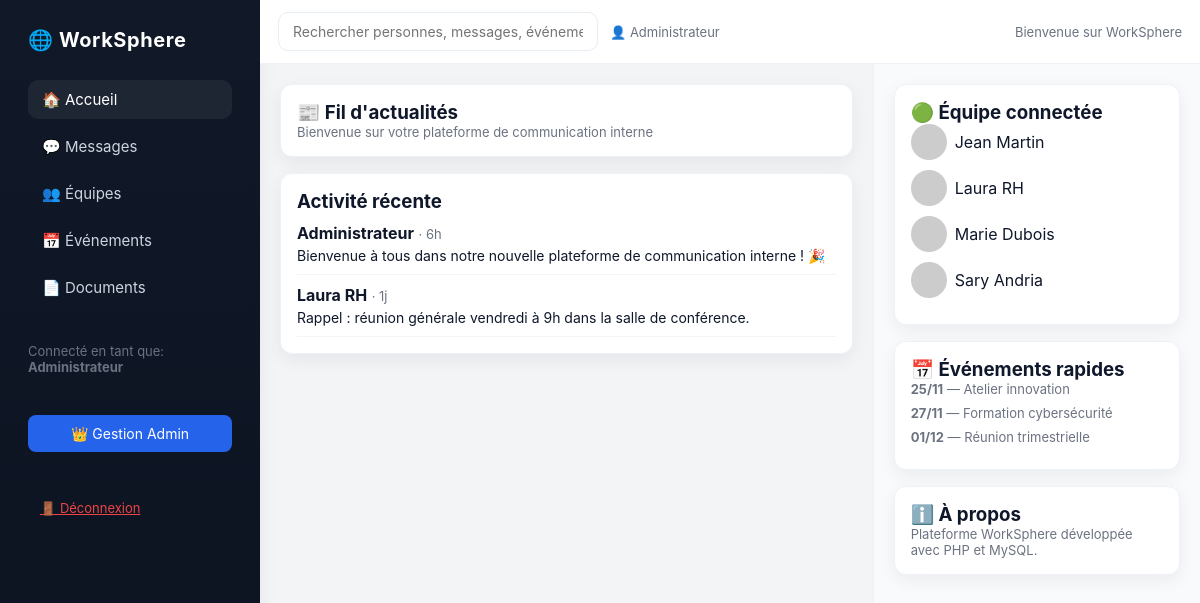
/index.php (signed in), run on the app's committed database.
### tables this page shows
CREATE TABLE users (
    id INT AUTO_INCREMENT PRIMARY KEY,
    username VARCHAR(50) NOT NULL UNIQUE,
    email VARCHAR(100) NOT NULL UNIQUE,
    password VARCHAR(255) NOT NULL,
    full_name VARCHAR(100) NOT NULL,
    avatar VARCHAR(255) DEFAULT NULL,
    role VARCHAR(20) DEFAULT 'user',
    bio TEXT,
    is_online BOOLEAN DEFAULT FALSE,
    last_seen TIMESTAMP DEFAULT CURRENT_TIMESTAMP,
    reset_token VARCHAR(255),
    reset_expiry TIMESTAMP NULL,
    created_at TIMESTAMP DEFAULT CURRENT_TIMESTAMP,
    INDEX idx_username (username),
    INDEX idx_email (email),
    INDEX idx_role (role)
);

CREATE TABLE messages (
    id INT AUTO_INCREMENT PRIMARY KEY,
    user_id INT NOT NULL,
    content TEXT NOT NULL,
    edited_at TIMESTAMP NULL,
    created_at TIMESTAMP DEFAULT CURRENT_TIMESTAMP,
    FOREIGN KEY (user_id) REFERENCES users(id) ON DELETE CASCADE,
    INDEX idx_created_at (created_at),
    INDEX idx_user_id (user_id)
);

CREATE TABLE events (
    id INT AUTO_INCREMENT PRIMARY KEY,
    title VARCHAR(200) NOT NULL,
    description TEXT,
    event_date DATE NOT NULL,
    event_time TIME,
    location VARCHAR(255),
    created_by INT NOT NULL,
    created_at TIMESTAMP DEFAULT CURRENT_TIMESTAMP,
    FOREIGN KEY (created_by) REFERENCES users(id) ON DELETE CASCADE,
    INDEX idx_event_date (event_date)
);

### config.php (called while the page is built, shortened)
<?php
function escape($data) {
    return htmlspecialchars($data, ENT_QUOTES, 'UTF-8');
}
function timeAgo($timestamp) {
    $diff = time() - strtotime($timestamp);
    if ($diff < 86400) return floor($diff / 3600) . 'h';
    if ($diff < 604800) return floor($diff / 86400) . 'j';
    return date('d/m/Y', strtotime($timestamp));
}
?>

### index.php (the view, shortened to what this page needs)
<?php
require_once 'config.php';
$db = Database::getInstance()->getConnection();
$user_id = $_SESSION['user_id'];
$stmt = $db->prepare("SELECT * FROM users WHERE id = ?");
$stmt->execute([$user_id]);
$current_user = $stmt->fetch();
$messages = $db->query("
    SELECT m.*, u.full_name, u.avatar
    FROM messages m
    JOIN users u ON m.user_id = u.id
    ORDER BY m.created_at DESC
    LIMIT 50
")->fetchAll();
$events = $db->query("
    SELECT e.*, u.full_name as creator_name
    FROM events e
    JOIN users u ON e.created_by = u.id
    WHERE e.event_date >= CURDATE()
    ORDER BY e.event_date ASC
")->fetchAll();
$online_users = $db->query("
    SELECT * FROM users
    WHERE is_online = TRUE AND id != $user_id
    ORDER BY full_name
")->fetchAll();
?>
<!DOCTYPE html>
<html lang="fr">
<head>
</head>
<body>
    <aside class="sidebar">
        <h2>🌐 WorkSphere</h2>
        <nav class="nav" id="main-nav">
            <a href="#" data-view="home" class="active">🏠 Accueil</a>
            <a href="#" data-view="messages">💬 Messages</a>
            <a href="#" data-view="teams">👥 Équipes</a>
            <a href="#" data-view="events">📅 Événements</a>
            <a href="#" data-view="docs">📄 Documents</a>
        </nav>
        <div class="muted">Connecté en tant que:<br><strong><?= escape($current_user['full_name']) ?></strong></div>
        <?php if ($current_user['username'] === 'admin'): ?>
        <a href="admin.php" class="btn" style="background:#2563eb;color:#fff;display:block;margin:12px 0;text-align:center;border-radius:8px;padding:10px 0;text-decoration:none">👑 Gestion Admin</a>
        <?php endif; ?>
        <a href="logout.php" class="logout-btn">🚪 Déconnexion</a>
    </aside>
    <div class="main">
        <header>
            <div class="search">
                <input id="search" type="text" placeholder="Rechercher personnes, messages, événements..." />
                <div class="muted">👤 <?= escape($current_user['full_name']) ?></div>
            </div>
            <div style="font-size:13px;color:var(--muted)">Bienvenue sur WorkSphere</div>
        </header>
        <div class="content">
            <section class="panel left">
                <div id="view-home" class="view">
                    <div class="card">
                        <h3>📰 Fil d'actualités</h3>
                        <p class="muted">Bienvenue sur votre plateforme de communication interne</p>
                    </div>
                    <div class="card">
                        <h3>Activité récente</h3>
                        <?php if (!empty($messages)): ?>
                            <?php foreach (array_slice($messages, 0, 3) as $msg): ?>
                                <div style="padding:10px 0;border-bottom:1px solid #f3f4f6">
                                    <strong><?= escape($msg['full_name']) ?></strong>
                                    <span class="muted"> · <?= timeAgo($msg['created_at']) ?></span>
                                    <p style="margin-top:4px;font-size:14px"><?= escape(substr($msg['content'], 0, 100)) ?><?= strlen($msg['content']) > 100 ? '...' : '' ?></p>
                                </div>
                            <?php endforeach; ?>
                        <?php else: ?>
                            <p class="muted">Aucune activité récente</p>
                        <?php endif; ?>
                    </div>
                </div>
            </section>
            <aside class="panel right">
                <div class="card">
                    <h3>🟢 Équipe connectée</h3>
                    <div id="online-list">
                        <?php foreach ($online_users as $user): ?>
                            <div class="user-badge">
                                <img class="avatar-small" src="<?= escape($user['avatar'] ?: AVATAR_DEFAULT) ?>" alt="<?= escape($user['full_name']) ?>" />
                                <span><?= escape($user['full_name']) ?></span>
                            </div>
                        <?php endforeach; ?>
                    </div>
                </div>
                <div class="card">
                    <h3>📅 Événements rapides</h3>
                    <div id="quick-events" class="muted">
                        <?php if (!empty($events)): ?>
                            <?php foreach (array_slice($events, 0, 3) as $ev): ?>
                                <div style="margin-bottom:8px">
                                    <strong><?= date('d/m', strtotime($ev['event_date'])) ?></strong> — <?= escape($ev['title']) ?>
                                </div>
                            <?php endforeach; ?>
                        <?php else: ?>
                            Aucun événement
                        <?php endif; ?>
                    </div>
                </div>
                <div class="card">
                    <h3>ℹ️ À propos</h3>
                    <p class="muted">Plateforme WorkSphere développée avec PHP et MySQL.</p>
                </div>
            </aside>
        </div>
    </div>
</body>
</html>

### index.php (style rules this page uses)
:root { --bg:#f3f4f6; --primary:#2563eb; --secondary:#4f46e5; --dark:#0f172a; --muted:#6b7280; --radius:12px; --card:#ffffff; --shadow:0 6px 18px rgba(16,24,40,0.06); }
* { box-sizing:border-box;margin:0;padding:0;font-family:Inter, system-ui, -apple-system, 'Segoe UI', Roboto, 'Helvetica Neue', Arial }
html,body { height:100% }
body { background:var(--bg);color:var(--dark);display:flex;min-height:100vh }
.sidebar { width:260px;background:linear-gradient(180deg,#111827 0%, #0b1220 100%);color:#fff;padding:28px;display:flex;flex-direction:column;gap:28px;box-shadow:var(--shadow) }
.sidebar h2 { font-size:20px;font-weight:700;letter-spacing:0.6px }
.nav { display:flex;flex-direction:column }
.nav a { display:flex;align-items:center;gap:12px;padding:10px 14px;border-radius:10px;color:#cbd5e1;text-decoration:none;font-size:15px;margin-bottom:8px;transition:all .18s }
.nav a.active,.nav a:hover { background:rgba(255,255,255,0.06);color:#fff }
.main { flex:1;display:flex;flex-direction:column;overflow:hidden }
header { background:#fff;padding:12px 18px;border-bottom:1px solid #eef2f7;display:flex;justify-content:space-between;align-items:center }
header .search { display:flex;gap:12px;align-items:center }
header input { width:320px;padding:10px 14px;border-radius:10px;border:1px solid #e6edf3;font-size:14px }
.content { flex:1;display:flex;overflow:hidden }
.panel { padding:20px;overflow-y:auto }
.left { flex:2;background:transparent }
.right { flex:1;background:#f9fafb;border-left:1px solid #eef2f7 }
.card { background:var(--card);padding:16px;border-radius:var(--radius);margin-bottom:16px;border:1px solid #eef2f7;box-shadow:var(--shadow) }
.btn { background:var(--primary);color:#fff;border:0;padding:10px 14px;border-radius:10px;cursor:pointer;font-size:14px }
.muted { color:var(--muted);font-size:13px }
.user-badge { display:flex;align-items:center;gap:8px;margin-bottom:10px }
.avatar-small { width:36px;height:36px;border-radius:50% }
.logout-btn { color:#ef4444;cursor:pointer;font-size:13px;padding:8px 12px;border-radius:6px;transition:background 0.2s }

### data on the page
users: full_name "Administrateur"
messages: user.full_name "Administrateur", created_at "6h", content "Bienvenue à tous dans notre nouvelle plateforme de communication interne ! 🎉"
messages: user.full_name "Laura RH", created_at "1j", content "Rappel : réunion générale vendredi à 9h dans la salle de conférence."
users: full_name "Jean Martin"
users: full_name "Laura RH"
users: full_name "Marie Dubois"
users: full_name "Sary Andria"
events: event_date "25/11", title "Atelier innovation"
events: event_date "27/11", title "Formation cybersécurité"
events: event_date "01/12", title "Réunion trimestrielle"
